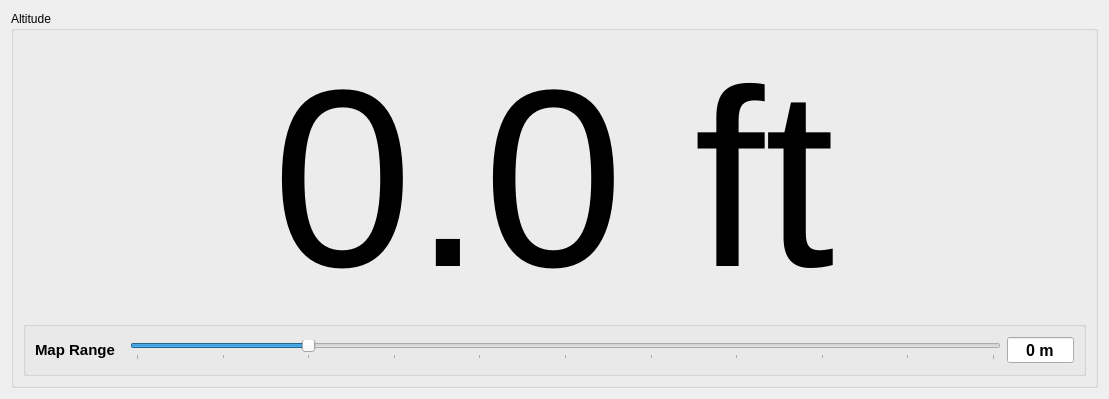
          <widget class="QWidget" name="page">
           <layout class="QGridLayout" name="gridLayout_9" rowstretch="0" columnstretch="0,0">
            <item row="0" column="1">
             <widget class="QGroupBox" name="groupBox_11">
              <property name="styleSheet">
               <string notr="true"/>
              </property>
              <property name="title">
               <string>Altitude</string>
              </property>
              <layout class="QGridLayout" name="gridLayout_10" rowstretch="0,1,0">
               <item row="0" column="0">
                <layout class="QGridLayout" name="gridLayout_plotC" rowstretch="0">
                 <item row="0" column="0">
                  <widget class="QDoubleSpinBox" name="altitude_SB_2">
                   <property name="maximumSize">
                    <size>
                     <width>16777215</width>
                     <height>275</height>
                    </size>
                   </property>
                   <property name="font">
                    <font>
                     <pointsize>190</pointsize>
                     <bold>false</bold>
                    </font>
                   </property>
                   <property name="styleSheet">
                    <string notr="true">background-color: rgba(255, 255, 255, 0);</string>
                   </property>
                   <property name="frame">
                    <bool>false</bool>
                   </property>
                   <property name="alignment">
                    <set>Qt::AlignCenter</set>
                   </property>
                   <property name="readOnly">
                    <bool>true</bool>
                   </property>
                   <property name="buttonSymbols">
                    <enum>QAbstractSpinBox::NoButtons</enum>
                   </property>
                   <property name="suffix">
                    <string> ft</string>
                   </property>
                   <property name="decimals">
                    <number>1</number>
                   </property>
                   <property name="minimum">
                    <double>-100.000000000000000</double>
                   </property>
                   <property name="maximum">
                    <double>1000.000000000000000</double>
                   </property>
                  </widget>
                 </item>
                </layout>
               </item>
               <item row="1" column="0">
                <layout class="QGridLayout" name="gridLayout_plotA">
                 <property name="leftMargin">
                  <number>50</number>
                 </property>
                 <property name="rightMargin">
                  <number>50</number>
                 </property>
                </layout>
               </item>
               <item row="2" column="0">
                <widget class="QGroupBox" name="groupBox">
                 <property name="title">
                  <string/>
                 </property>
                 <layout class="QGridLayout" name="gridLayout_18">
                  <item row="0" column="2">
                   <widget class="QSpinBox" name="zoomDSB">
                    <property name="font">
                     <font>
                      <pointsize>12</pointsize>
                      <bold>true</bold>
                     </font>
                    </property>
                    <property name="alignment">
                     <set>Qt::AlignCenter</set>
                    </property>
                    <property name="readOnly">
                     <bool>true</bool>
                    </property>
                    <property name="buttonSymbols">
                     <enum>QAbstractSpinBox::NoButtons</enum>
                    </property>
                    <property name="suffix">
                     <string> m</string>
                    </property>
                    <property name="prefix">
                     <string/>
                    </property>
                    <property name="maximum">
                     <number>1000</number>
                    </property>
                   </widget>
                  </item>
                  <item row="0" column="1">
                   <widget class="QSlider" name="zoomSlide">
                    <property name="maximum">
                     <number>1000</number>
                    </property>
                    <property name="sliderPosition">
                     <number>200</number>
                    </property>
                    <property name="orientation">
                     <enum>Qt::Horizontal</enum>
                    </property>
                    <property name="invertedAppearance">
                     <bool>false</bool>
                    </property>
                    <property name="tickPosition">
                     <enum>QSlider::TicksBelow</enum>
                    </property>
                    <property name="tickInterval">
                     <number>100</number>
                    </property>
                   </widget>
                  </item>
                  <item row="0" column="0">
                   <widget class="QLabel" name="label_14">
                    <property name="font">
                     <font>
                      <pointsize>11</pointsize>
                      <bold>true</bold>
                     </font>
                    </property>
                    <property name="text">
                     <string>Map Range  </string>
                    </property>
                   </widget>
                  </item>
                 </layout>
                </widget>
               </item>
              </layout>
             </widget>
            </item>
           </layout>
          </widget>
